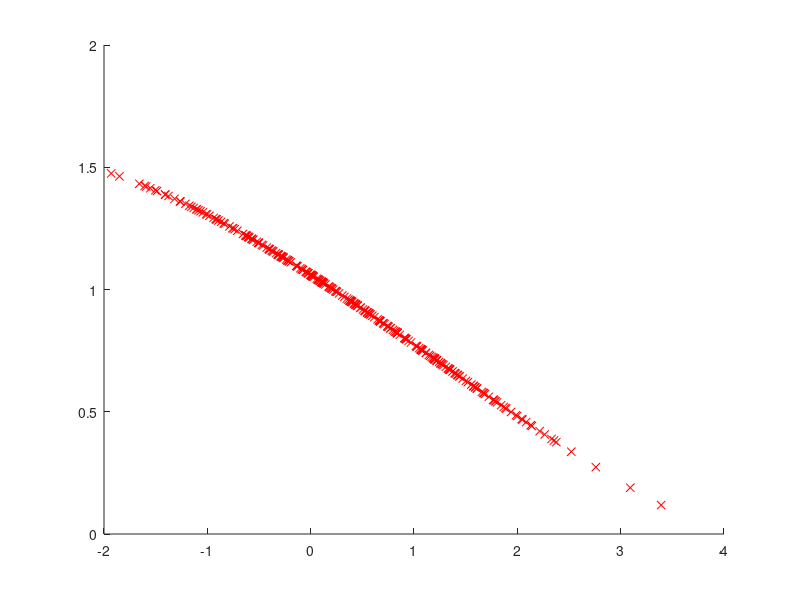

Write MATLAB code to recreate this figure.
n=300; x=randn(n,1); y=randn(n,1)+0.5;
hhs=2*[1 5 10].^2; ls=10.^[-3 -2 -1]; m=5; b=0.5;
x2=x.^2; xx=repmat(x2,1,n)+repmat(x2',n,1)-2*x*x';
y2=y.^2; yx=repmat(y2,1,n)+repmat(x2',n,1)-2*y*x';
u=floor(m*[0:n-1]/n)+1; u=u(randperm(n));
v=floor(m*[0:n-1]/n)+1; v=v(randperm(n));

g=zeros(length(hhs),length(ls),m);
for hk=1:length(hhs)
  hh=hhs(hk); k=exp(-xx/hh); r=exp(-yx/hh);
  for i=1:m
    ki=k(u~=i,:); ri=r(v~=i,:); h=mean(ki)';
    kc=k(u==i,:); rj =r(v==i,:);
    G=b*ki'*ki/sum(u~=i)+(1-b)*ri'*ri/sum(v~=i);
    for lk=1:length(ls)
      l=ls(lk); a=(G+l*eye(n))\h; kca=kc*a;
      g(hk,lk,i)=b*mean(kca.^2)+(1-b)*mean((rj*a).^2);
      g(hk,lk,i)=g(hk,lk,i)/2-mean(kca);
end, end, end
[gl,ggl]=min(mean(g,3),[],2); [ghl,gghl]=min(gl);
L=ls(ggl(gghl)); HH=hhs(gghl);
k=exp(-xx/HH); r=exp(-yx/HH);
s=r*((b*k'*k/n+(1-b)*r'*r/n+L*eye(n))\(mean(k)'));

figure(1); clf; hold on; plot(y,s,'rx');